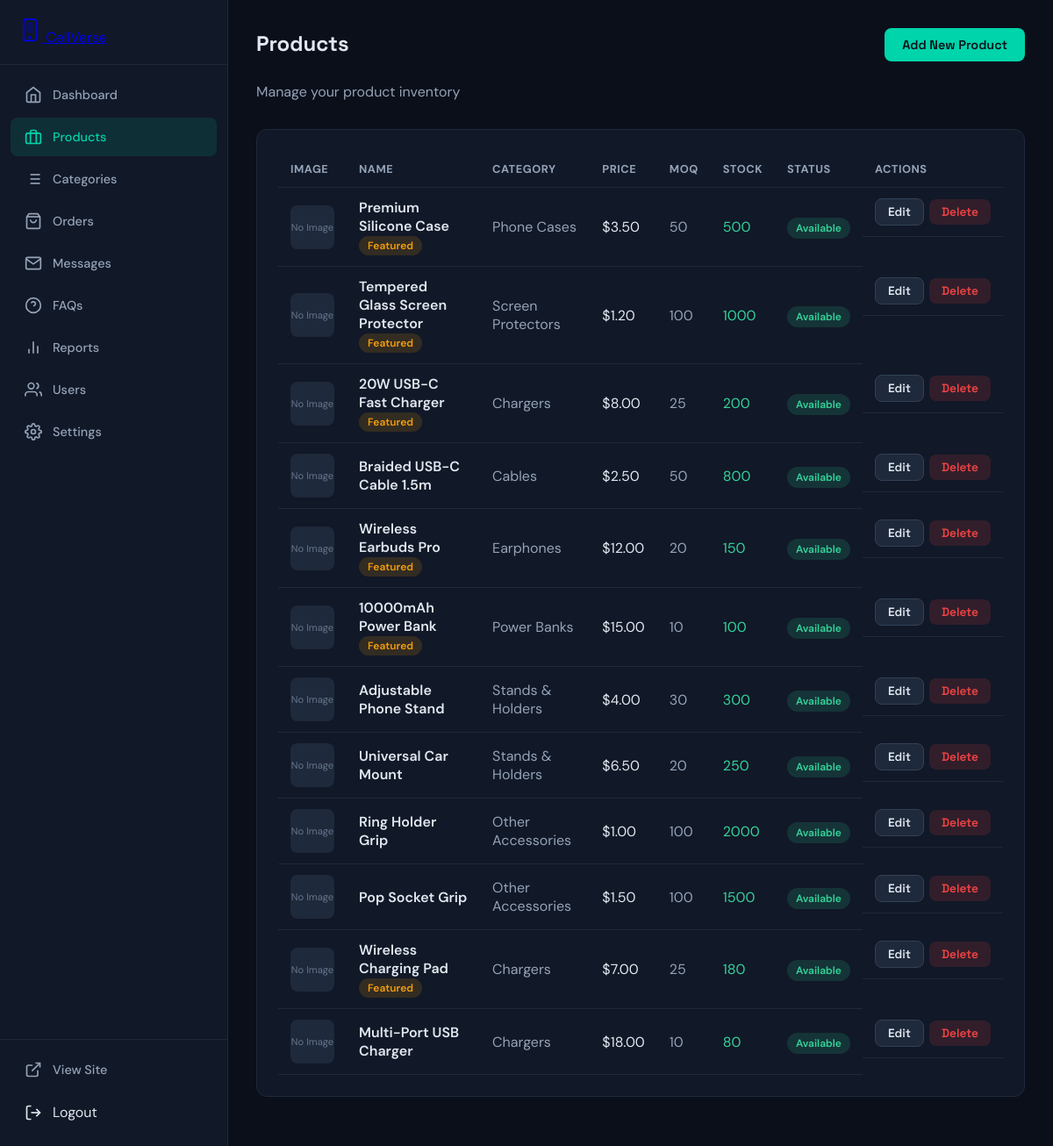
Page /admin/products.php (signed in) on the committed database.
### tables this page shows
CREATE TABLE IF NOT EXISTS products (
    id INT AUTO_INCREMENT PRIMARY KEY,
    name VARCHAR(200) NOT NULL,
    slug VARCHAR(220) UNIQUE NOT NULL,
    description TEXT,
    category_id INT,
    image_path VARCHAR(500),
    price_per_unit DECIMAL(10,2) NOT NULL DEFAULT 0,
    moq INT NOT NULL DEFAULT 1,
    stock_qty INT DEFAULT 0,
    sku VARCHAR(50),
    status ENUM('available', 'low_stock', 'out_of_stock', 'discontinued') DEFAULT 'available',
    is_featured TINYINT(1) DEFAULT 0,
    created_at TIMESTAMP DEFAULT CURRENT_TIMESTAMP,
    FOREIGN KEY (category_id) REFERENCES categories(id) ON DELETE SET NULL
);

CREATE TABLE IF NOT EXISTS categories (
    id INT AUTO_INCREMENT PRIMARY KEY,
    name VARCHAR(100) NOT NULL,
    slug VARCHAR(120) UNIQUE NOT NULL,
    description TEXT,
    display_order INT DEFAULT 0,
    is_active TINYINT(1) DEFAULT 1,
    created_at TIMESTAMP DEFAULT CURRENT_TIMESTAMP
);

### admin/products.php (the view, shortened to what this page needs)
<?php
$db = getDB();
$products_stmt = $db->query("
    SELECT p.*, c.name as category_name
    FROM products p
    LEFT JOIN categories c ON p.category_id = c.id
    ORDER BY p.created_at DESC
");
$products = $products_stmt->fetchAll();
?>
<!DOCTYPE html>
<html lang="en">
<head>
    <link rel="stylesheet" href="style.css">
</head>
<body>
    <div class="admin-layout">
        <?php include 'includes/sidebar.php'; ?>
        <main class="admin-main">
            <div class="admin-header">
                <div class="page-header" style="width:100%;">
                    <h1>Products</h1>
                    <button class="btn btn-primary" onclick="toggleModal('add-modal')">Add New Product</button>
                </div>
                <p>Manage your product inventory</p>
            </div>
            <div class="admin-card">
                <div class="table-container">
                    <table class="data-table">
                        <thead>
                            <tr>
                                <th>Image</th>
                                <th>Name</th>
                                <th>Category</th>
                                <th>Price</th>
                                <th>MOQ</th>
                                <th>Stock</th>
                                <th>Status</th>
                                <th>Actions</th>
                            </tr>
                        </thead>
                        <tbody>
                            <?php if (empty($products)): ?>
                                <tr>
                                    <td colspan="8" class="text-center" style="padding:40px; color:#64748b;">No products found.</td>
                                </tr>
                            <?php else: ?>
                                <?php foreach ($products as $product): ?>
                                    <tr>
                                        <td>
                                            <?php if ($product['image_path']): ?>
                                                <img src="../<?php echo htmlspecialchars($product['image_path']); ?>" alt="<?php echo htmlspecialchars($product['name']); ?>" class="table-image">
                                            <?php else: ?>
                                                <div class="no-image">No Image</div>
                                            <?php endif; ?>
                                        </td>
                                        <td style="font-weight:600; color:#e2e8f0;">
                                            <?php echo htmlspecialchars($product['name']); ?>
                                            <?php if ($product['is_featured']): ?>
                                                <span class="badge badge-warning">Featured</span>
                                            <?php endif; ?>
                                        </td>
                                        <td style="color:#94a3b8;"><?php echo htmlspecialchars($product['category_name'] ?? 'N/A'); ?></td>
                                        <td style="color:#e2e8f0;">$<?php echo number_format($product['price_per_unit'], 2); ?></td>
                                        <td style="color:#94a3b8;"><?php echo $product['moq']; ?></td>
                                        <td>
                                            <?php if ($product['stock_qty'] <= 0): ?>
                                                <span class="text-danger">0</span>
                                            <?php elseif ($product['stock_qty'] <= 10): ?>
                                                <span class="text-warning"><?php echo $product['stock_qty']; ?></span>
                                            <?php else: ?>
                                                <span class="text-success"><?php echo $product['stock_qty']; ?></span>
                                            <?php endif; ?>
                                        </td>
                                        <td>
                                            <span class="status-badge status-<?php echo $product['status']; ?>">
                                                <?php echo ucfirst(str_replace('_', ' ', $product['status'])); ?>
                                            </span>
                                        </td>
                                        <td class="actions-cell">
                                            <a href="?edit=<?php echo $product['id']; ?>" class="btn btn-secondary btn-sm">Edit</a>
                                            <form method="POST" class="inline-form" onsubmit="return confirm('Delete this product?');">
                                                <button type="submit" class="btn btn-danger btn-sm">Delete</button>
                                            </form>
                                        </td>
                                    </tr>
                                <?php endforeach; ?>
                            <?php endif; ?>
                        </tbody>
                    </table>
                </div>
            </div>
        </main>
    </div>
</body>
</html>

### admin/style.css (style rules this page uses)
* { margin: 0; padding: 0; box-sizing: border-box; }
body { font-family: 'DM Sans', sans-serif; background: #0a0f1a; color: #e2e8f0; min-height: 100vh; }
.admin-layout { display: flex; min-height: 100vh; }
.admin-main { flex: 1; margin-left: 260px; padding: 32px; min-height: 100vh; }
.admin-header { margin-bottom: 32px; }
.admin-header h1 { font-family: 'Space Grotesk', sans-serif; font-size: 1.75rem; margin-bottom: 4px; }
.admin-header p { color: #94a3b8; }
.admin-card { background: #111827; border: 1px solid #1e293b; border-radius: 12px; padding: 24px; margin-bottom: 24px; }
.badge { display: inline-block; padding: 4px 10px; border-radius: 20px; font-size: 0.75rem; font-weight: 600; text-transform: capitalize; }
.btn { display: inline-flex; align-items: center; gap: 8px; padding: 10px 20px; border-radius: 8px; font-family: 'Space Grotesk', sans-serif; font-size: 0.9rem; font-weight: 600; border: none; cursor: pointer; text-decoration: none; transition: all 0.2s; }
.btn-primary { background: #00d4aa; color: #0a0f1a; }
.btn-secondary { background: #1e293b; color: #e2e8f0; border: 1px solid #334155; }
.btn-danger { background: rgba(239, 68, 68, 0.15); color: #ef4444; }
.btn-sm { padding: 6px 14px; font-size: 0.85rem; }

### admin/products.php (style rules this page uses)
.page-header { display: flex; justify-content: space-between; align-items: center; margin-bottom: 24px; }
.page-header h1 { font-family: 'Space Grotesk', sans-serif; font-size: 1.5rem; }
.table-container { overflow-x: auto; }
.data-table { width: 100%; border-collapse: collapse; }
.data-table th, .data-table td { padding: 12px 14px; text-align: left; border-bottom: 1px solid #1e293b; }
.data-table th { color: #94a3b8; font-size: 0.8rem; text-transform: uppercase; letter-spacing: 0.5px; background: #111827; }
.no-image { width: 50px; height: 50px; border-radius: 8px; background: #1e293b; display: flex; align-items: center; justify-content: center; color: #64748b; font-size: 0.7rem; }
.badge { padding: 3px 10px; border-radius: 12px; font-size: 0.75rem; font-weight: 600; }
.badge-warning { background: rgba(245,158,11,0.15); color: #f59e0b; }
.status-badge { padding: 4px 10px; border-radius: 12px; font-size: 0.75rem; font-weight: 600; }
.status-available { background: rgba(52,211,153,0.15); color: #34d399; }
.text-success { color: #34d399; }
.actions-cell { display: flex; gap: 6px; align-items: center; }
.inline-form { display: inline; }

### rows in the picture
products: shows "No Image", name "Premium Silicone Case", is_featured "Featured", category.name "Phone Cases", price_per_unit "3.50", moq "50", stock_qty "500", status "Available"
products: shows "No Image", name "Tempered Glass Screen Protector", is_featured "Featured", category.name "Screen Protectors", price_per_unit "1.20", moq "100", stock_qty "1000", status "Available"
products: shows "No Image", name "20W USB-C Fast Charger", is_featured "Featured", category.name "Chargers", price_per_unit "8.00", moq "25", stock_qty "200", status "Available"
products: shows "No Image", name "Braided USB-C Cable 1.5m", category.name "Cables", price_per_unit "2.50", moq "50", stock_qty "800", status "Available"
products: shows "No Image", name "Wireless Earbuds Pro", is_featured "Featured", category.name "Earphones", price_per_unit "12.00", moq "20", stock_qty "150", status "Available"
products: shows "No Image", name "10000mAh Power Bank", is_featured "Featured", category.name "Power Banks", price_per_unit "15.00", moq "10", stock_qty "100", status "Available"
products: shows "No Image", name "Adjustable Phone Stand", category.name "Stands & Holders", price_per_unit "4.00", moq "30", stock_qty "300", status "Available"
products: shows "No Image", name "Universal Car Mount", category.name "Stands & Holders", price_per_unit "6.50", moq "20", stock_qty "250", status "Available"
products: shows "No Image", name "Ring Holder Grip", category.name "Other Accessories", price_per_unit "1.00", moq "100", stock_qty "2000", status "Available"
products: shows "No Image", name "Pop Socket Grip", category.name "Other Accessories", price_per_unit "1.50", moq "100", stock_qty "1500", status "Available"
products: shows "No Image", name "Wireless Charging Pad", is_featured "Featured", category.name "Chargers", price_per_unit "7.00", moq "25", stock_qty "180", status "Available"
products: shows "No Image", name "Multi-Port USB Charger", category.name "Chargers", price_per_unit "18.00", moq "10", stock_qty "80", status "Available"
